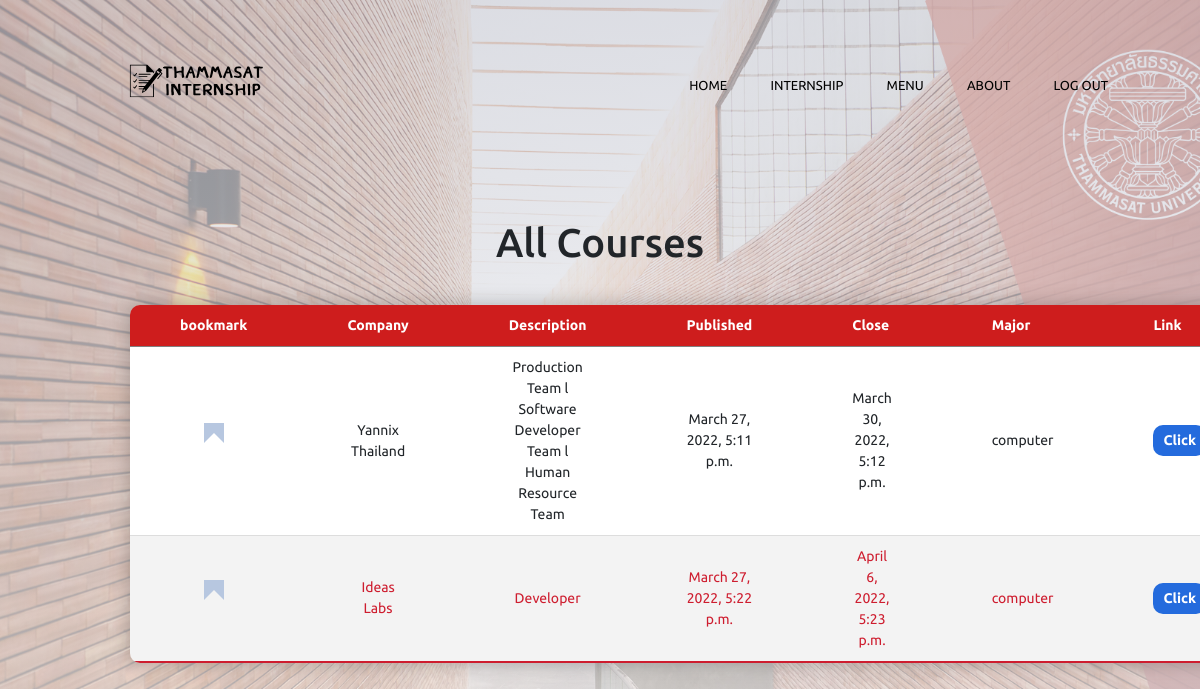
Before: /main/CompanyList with the older database file.
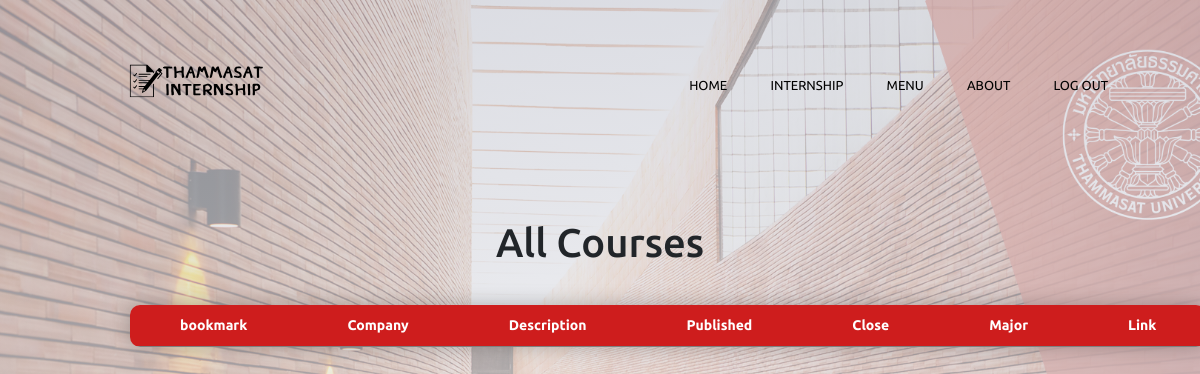
After: the same page with the newer database file.
### main/models.py (models this page shows, shortened)
class Company(models.Model):
    Company	= models.CharField(max_length=150, null = True,)
    Description = models.CharField(max_length=150, null = True,)
    Published = models.DateTimeField(default=timezone.now)
    close = models.DateTimeField(default=None)
    link = models.URLField(max_length=200,null = True,)

### main/views.py (the view)
# urls.py: path('CompanyList', views.company, name="company"),
def company(request):
    company = Company.objects.all()
    context = {"company": company}
    return render(request, "main/companylist.html", context)

### main/templates/main/companylist.html
{% extends "main/base_01.html" %}
{%block content%}
    <div class="containertable">
        <h1>All Courses</h1>
        <div class="table">
        <table class="content-table">
            <thead>
                <tr>
                    <th>bookmark</th>
                    <th>Company</th>
                    <th>Description</th>
                    <th>Published</th>
                    <th>Close</th>
                    <th>Major</th>
                    <th>Link</th>
                </tr>
            </thead>
            <tbody>
                {% for company in company %}
                <tr>
                    <th><input type="checkbox"></th>
                    <td>{{ company.Company}}</td>
                    <td>{{ company.Description}}</td>
                    <td>{{ company.Published}}</td>
                    <td>{{ company.close}}</td>
                    <td>computer</td>
                    <td><a href="{{ company.link }} ">Click</a></td>
                </tr>
                {% endfor %}
            </tbody>
        </table>
    </div>
{% endblock %}

### main/templates/main/base_01.html (shortened to what this page needs)
{% load static %}
<!DOCTYPE html>
<html>
<head>
  <link rel="stylesheet" href="https://stackpath.bootstrapcdn.com/font-awesome/4.7.0/css/font-awesome.min.css">
  <link href="https://cdn.jsdelivr.net/npm/bootstrap@5.1.3/dist/css/bootstrap.min.css" rel="stylesheet">
  <link rel="stylesheet" href="{%static 'css/main.css' %}">
  <link rel="stylesheet" href="{%static 'css/start.css' %}">
</head>
<section class="header">
    <nav>
      <a href="#">
        {% load static %}
        <img src="{% static 'css/images/tulogo.svg' %}" /></a>
  <div class="nav-links" id="navLinks">
    <ul>
      <li><a href="{% url 'main:index' %}">Home</a></li>
      <li><a href="{% url 'main:news' %}">Internship</a></li>
      <li><a href="#">Menu</a>
            <li><a href = "#" >sub3</a></li></li>
        </ul>
      </div>
      <li><a href="#" class="About">About</a>
      </li>
      <li ><a href="{% url 'user:logout' %}">Log out</a></li>
</nav>
</section>
<section class="body">
{% block content %}
{% endblock %}
  </section>

### static/css/main.css (style rules this page uses)
* { margin: 0; padding: 0; font-family: 'Ubuntu', sans-serif; }
nav { display: flex; padding: 2% 6%; justify-content: space-between; align-items: center; }
nav img { width: 250px; }
.nav-links { flex: 1; text-align: right; }
.nav-links ul li { list-style: none; display: inline-block; padding: 20px 20px; position: relative; }
.nav-links ul li a { color: black; text-decoration: none; text-transform: uppercase; font-size: 13px; }
.nav-links ul li::after { content: ''; width: 0%; height: 2px; background: #f44336; display: block; margin: auto; }
.containertable { position: relative; width: 100%; padding: 30px; display: flex; justify-content: center; align-items: center; text-align: center; flex-direction: column; table-layout: fixed; }
.containertable .content-table { border-collapse: collapse; margin: 30px 100px; font-size: 14px; min-width: 400px; border-radius: 10px; overflow: hidden; box-shadow: 0 0 20px rgba(0, 0, 0, 0.25); }
.containertable .content-table thead tr { background-color: #ce1d1d; color: #ffffff; text-align: left; font-weight: bold; }
.containertable .content-table th, .containertable .content-table td { padding: 10px 50px 10px 50px; }

Changed rows visible on the page:
removed Company: Company "Yannix Thailand", Description "Production Team l Software Developer Team l Human Resource Team", Published "March 27, 2022, 5:11 p.m.", close "March 30, 2022, 5:12 p.m."
removed Company: Company "Ideas Labs", Description "Developer", Published "March 27, 2022, 5:22 p.m.", close "April 6, 2022, 5:23 p.m."
